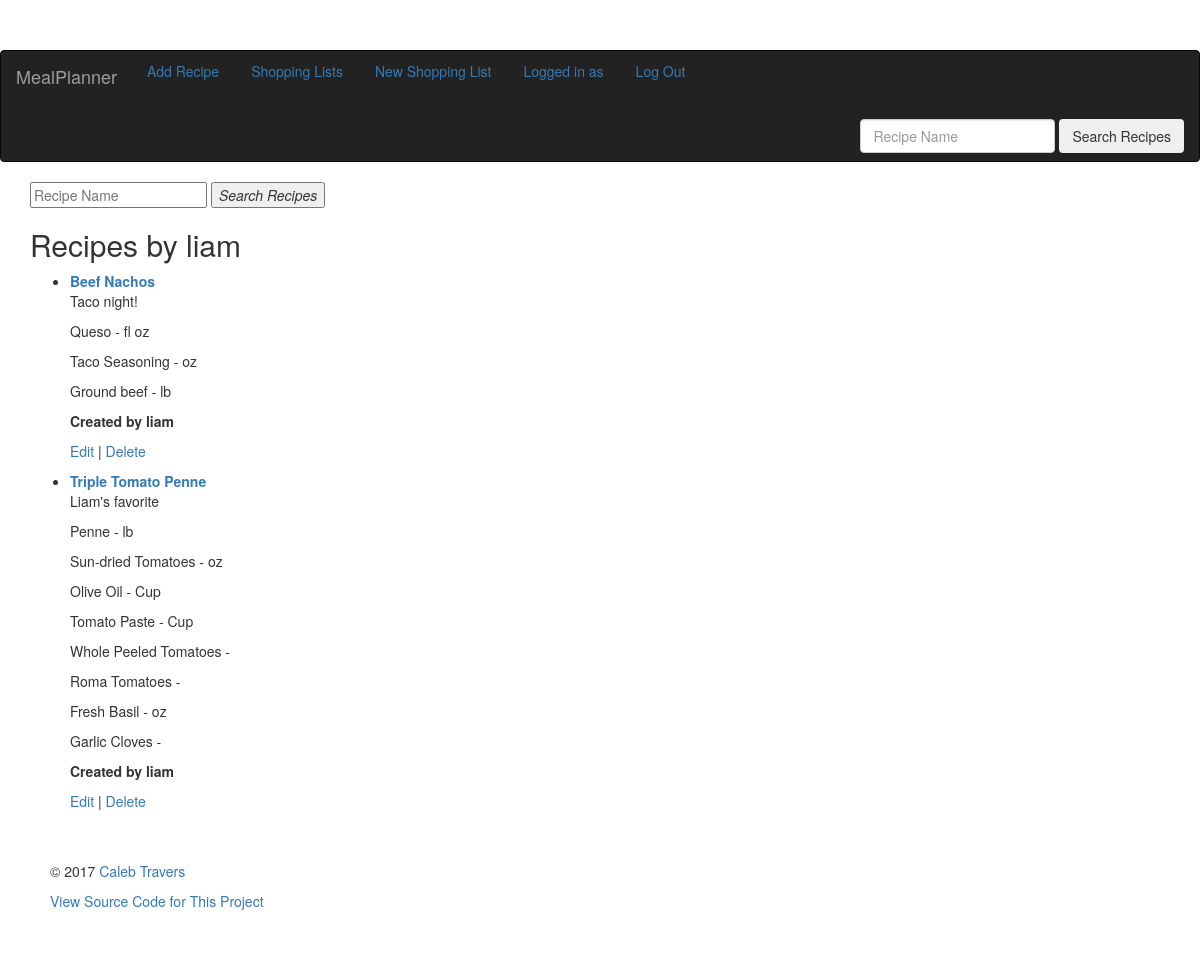
The page /mealplanner/user/8/ on the database its author committed.
### mealplanner/models.py (models this page shows, shortened)
class Recipe(models.Model):
    name = models.CharField(max_length=100)
    created = models.DateTimeField(auto_now_add = True)
    text = models.CharField(max_length=255)
    author = models.ForeignKey(User, blank=True, null=True)
    class Meta:
        ordering = ('name',)

class Ingredient(models.Model):
    CUP = 'CP'
    TABLESPOON = 'TB'
    TEASPOON = 'TS'
    POUND = 'LB'
    OUNCE = 'OZ'
    FLOUNCE = 'FO'
    NONE = 'NA'
    PRODUCE = 'PR'
    SPICES = 'SP'
    DAIRY = 'DY'
    MEAT = 'MT'
    FREEZER = 'FR'
    BAKING = 'BK'
    BAKERY = 'BY'
    CANNED = 'CN'
    UNIT_OF_MEASURE_CHOICES = (
        (CUP, 'Cup'),
        (TABLESPOON, 'tbs'),
        (TEASPOON, 'tsp'),
        (POUND, 'lb'),
        (OUNCE, 'oz'),
        (FLOUNCE, 'fl oz'),
        (NONE, 'none'),
    )
    CATEGORY_CHOICES = (
        (PRODUCE, 'Produce'),
        (SPICES, 'Spices'),
        (DAIRY, 'Dairy'),
        (MEAT, 'Meat'),
        (FREEZER, 'Refridgerated / Freezer'),
        (BAKING, 'Baking'),
        (BAKERY, 'Bakery'),
        (CANNED, 'Canned / Packaged'),
    )
    name = models.CharField(max_length=55)
    recipe = models.ForeignKey(Recipe)
    category = models.CharField(
        max_length=2,
        choices=CATEGORY_CHOICES,
    )
    quantity = DecimalFractionField(
        max_digits=4,
        decimal_places=2,
        limit_denominator=8,
        coerce_thirds=True,
    )
    unitOfMeasure = models.CharField(
        max_length=2,
        choices=UNIT_OF_MEASURE_CHOICES,
        default=CUP,
    )
    quantity_2 = DecimalFractionField(
        max_digits=4,
        decimal_places=2,
        limit_denominator=8,
        coerce_thirds=True,
        default=0,
        )
    unitOfMeasure_2 = models.CharField(
        max_length=2,
        choices=UNIT_OF_MEASURE_CHOICES,
        default=NONE,
    )
    class Meta:
        ordering = ('category',)

### mealplanner/views.py (the view)
# urls.py: url(r'^user/(?P<pk>[0-9]+)/$', views.UserRecipeIndex.as_view(), name='user-recipes'),
class UserRecipeIndex(generic.DetailView):
    model = User
    title = 'Recipes by '
    template_name = 'mealplanner/user_recipe_index.html'

### mealplanner/templates/mealplanner/user_recipe_index.html (shortened to what this page needs)
{% extends "mealplanner/base.html" %}
{% block content %}
{% load fractions %}
<div class="container">
    <form id="searchform" action="{% url 'mealplanner:recipe-search' %}" method="get" accept-charset="utf-8">
          <input class="searchfield" id="searchbox" name="q" type="text" placeholder="Recipe Name">
          <button class="searchbutton" type="submit">
            <i>Search Recipes</i>
          </button>
    </form>
</div>
<div class="container">
    <div>
            <h2>{{ view.title }} {{ user.username }}</h2>
            {% for recipe in user.recipe_set.all %}
            <ul>
                    <p>
                    <li><a href="{% url 'mealplanner:recipe-detail' recipe.pk %}"><strong>{{ recipe.name }}</strong></a></li>
                    <p>{{ recipe.text }}</p>
                    {% for ingredient in recipe.ingredient_set.all %}
                    <p> {{ ingredient.name }}
                        - {% display_fraction ingredient.quantity allow_mixed_numbers=True %}
                        {% if not ingredient.unitOfMeasure == 'NA' %}
                        {{ ingredient.get_unitOfMeasure_display }}
                        {% endif %}
                    </p>
                {% endfor %}
                {% if recipe.author %}
                    <p><strong>Created by {{ recipe.author.username }}</strong></p>
                {% endif %}
                <a href="{% url 'mealplanner:recipe-update' recipe.pk %}">Edit</a> | <a href="{% url 'mealplanner:recipe-delete' recipe.pk %}">Delete</a>
            </ul>
            {% endfor %}
    </div>
</div>
{% endblock %}

### mealplanner/static/mealplanner/starter-template.css (style rules this page uses)
body { padding-top: 5rem; }

### rows shown on the page
Recipe: name "Beef Nachos", text "Taco night!", author.username "liam"
Ingredient: name "Queso", unitOfMeasure "fl oz"
Ingredient: name "Taco Seasoning", unitOfMeasure "oz"
Ingredient: name "Ground beef", unitOfMeasure "lb"
Recipe: name "Triple Tomato Penne", text "Liam's favorite", author.username "liam"
Ingredient: name "Penne", unitOfMeasure "lb"
Ingredient: name "Sun-dried Tomatoes", unitOfMeasure "oz"
Ingredient: name "Olive Oil", unitOfMeasure "Cup"
Ingredient: name "Tomato Paste", unitOfMeasure "Cup"
Ingredient: name "Whole Peeled Tomatoes"
Ingredient: name "Roma Tomatoes"
Ingredient: name "Fresh Basil", unitOfMeasure "oz"
Ingredient: name "Garlic Cloves"

### other values the page prints
{{ view.title }} "Recipes by"
{{ user.username }} "liam"
